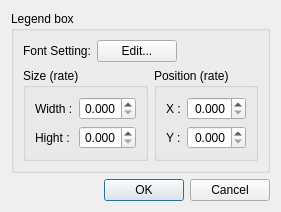
<?xml version="1.0" encoding="UTF-8"?>
<ui version="4.0">
 <class>PreProcessorLegendBoxEditDialog</class>
 <widget class="QDialog" name="PreProcessorLegendBoxEditDialog">
  <property name="geometry">
   <rect>
    <x>0</x>
    <y>0</y>
    <width>258</width>
    <height>196</height>
   </rect>
  </property>
  <property name="windowTitle">
   <string>Color Legend Setting</string>
  </property>
  <layout class="QVBoxLayout" name="verticalLayout">
   <item>
    <widget class="QGroupBox" name="legendBoxGroupBox">
     <property name="title">
      <string>Legend box</string>
     </property>
     <layout class="QGridLayout" name="gridLayout_3">
      <item row="0" column="0">
       <widget class="QLabel" name="fontSettingLabel">
        <property name="text">
         <string>Font Setting:</string>
        </property>
       </widget>
      </item>
      <item row="0" column="1">
       <layout class="QHBoxLayout" name="horizontalLayout_2">
        <item>
         <widget class="QPushButton" name="fontSettingButton">
          <property name="text">
           <string>Edit...</string>
          </property>
         </widget>
        </item>
        <item>
         <spacer name="horizontalSpacer">
          <property name="orientation">
           <enum>Qt::Horizontal</enum>
          </property>
          <property name="sizeHint" stdset="0">
           <size>
            <width>40</width>
            <height>20</height>
           </size>
          </property>
         </spacer>
        </item>
       </layout>
      </item>
      <item row="1" column="0" colspan="2">
       <layout class="QHBoxLayout" name="horizontalLayout">
        <item>
         <widget class="QGroupBox" name="sizeGroupBox">
          <property name="minimumSize">
           <size>
            <width>0</width>
            <height>0</height>
           </size>
          </property>
          <property name="title">
           <string>Size (rate)</string>
          </property>
          <layout class="QGridLayout" name="gridLayout" columnstretch="0,1">
           <item row="0" column="0">
            <widget class="QLabel" name="widthLabel">
             <property name="text">
              <string>Width :</string>
             </property>
            </widget>
           </item>
           <item row="0" column="1">
            <widget class="QDoubleSpinBox" name="widthSpinBox">
             <property name="alignment">
              <set>Qt::AlignRight|Qt::AlignTrailing|Qt::AlignVCenter</set>
             </property>
             <property name="decimals">
              <number>3</number>
             </property>
             <property name="maximum">
              <double>1.000000000000000</double>
             </property>
             <property name="singleStep">
              <double>0.010000000000000</double>
             </property>
            </widget>
           </item>
           <item row="1" column="0">
            <widget class="QLabel" name="HeightLabel">
             <property name="text">
              <string>Hight :</string>
             </property>
            </widget>
           </item>
           <item row="1" column="1">
            <widget class="QDoubleSpinBox" name="heightSpinBox">
             <property name="alignment">
              <set>Qt::AlignRight|Qt::AlignTrailing|Qt::AlignVCenter</set>
             </property>
             <property name="decimals">
              <number>3</number>
             </property>
             <property name="maximum">
              <double>1.000000000000000</double>
             </property>
             <property name="singleStep">
              <double>0.010000000000000</double>
             </property>
            </widget>
           </item>
          </layout>
         </widget>
        </item>
        <item>
         <widget class="QGroupBox" name="positionGroupBox">
          <property name="title">
           <string>Position (rate)</string>
          </property>
          <layout class="QGridLayout" name="gridLayout_2" columnstretch="0,1">
           <item row="0" column="0">
            <widget class="QLabel" name="xLabel">
             <property name="text">
              <string>X :</string>
             </property>
            </widget>
           </item>
           <item row="0" column="1">
            <widget class="QDoubleSpinBox" name="positionXSpinBox">
             <property name="alignment">
              <set>Qt::AlignRight|Qt::AlignTrailing|Qt::AlignVCenter</set>
             </property>
             <property name="decimals">
              <number>3</number>
             </property>
             <property name="maximum">
              <double>1.000000000000000</double>
             </property>
             <property name="singleStep">
              <double>0.010000000000000</double>
             </property>
            </widget>
           </item>
           <item row="1" column="0">
            <widget class="QLabel" name="yLabel">
             <property name="text">
              <string>Y :</string>
             </property>
            </widget>
           </item>
           <item row="1" column="1">
            <widget class="QDoubleSpinBox" name="positionYSpinBox">
             <property name="alignment">
              <set>Qt::AlignRight|Qt::AlignTrailing|Qt::AlignVCenter</set>
             </property>
             <property name="decimals">
              <number>3</number>
             </property>
             <property name="maximum">
              <double>1.000000000000000</double>
             </property>
             <property name="singleStep">
              <double>0.010000000000000</double>
             </property>
            </widget>
           </item>
          </layout>
         </widget>
        </item>
       </layout>
      </item>
     </layout>
    </widget>
   </item>
   <item>
    <spacer name="verticalSpacer">
     <property name="orientation">
      <enum>Qt::Vertical</enum>
     </property>
     <property name="sizeHint" stdset="0">
      <size>
       <width>20</width>
       <height>4</height>
      </size>
     </property>
    </spacer>
   </item>
   <item>
    <widget class="QDialogButtonBox" name="buttonBox">
     <property name="orientation">
      <enum>Qt::Horizontal</enum>
     </property>
     <property name="standardButtons">
      <set>QDialogButtonBox::Cancel|QDialogButtonBox::Ok</set>
     </property>
    </widget>
   </item>
  </layout>
 </widget>
 <resources/>
 <connections>
  <connection>
   <sender>buttonBox</sender>
   <signal>accepted()</signal>
   <receiver>PreProcessorLegendBoxEditDialog</receiver>
   <slot>accept()</slot>
   <hints>
    <hint type="sourcelabel">
     <x>248</x>
     <y>254</y>
    </hint>
    <hint type="destinationlabel">
     <x>157</x>
     <y>274</y>
    </hint>
   </hints>
  </connection>
  <connection>
   <sender>buttonBox</sender>
   <signal>rejected()</signal>
   <receiver>PreProcessorLegendBoxEditDialog</receiver>
   <slot>reject()</slot>
   <hints>
    <hint type="sourcelabel">
     <x>316</x>
     <y>260</y>
    </hint>
    <hint type="destinationlabel">
     <x>286</x>
     <y>274</y>
    </hint>
   </hints>
  </connection>
 </connections>
</ui>
